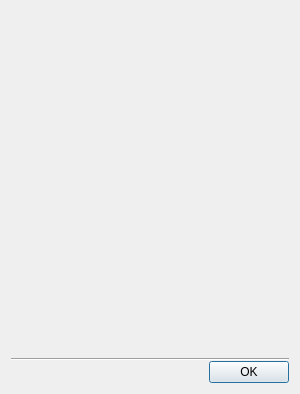
<ui version="4.0" >
 <class>AboutDialog</class>
 <widget class="QDialog" name="AboutDialog" >
  <property name="windowModality" >
   <enum>Qt::ApplicationModal</enum>
  </property>
  <property name="geometry" >
   <rect>
    <x>0</x>
    <y>0</y>
    <width>300</width>
    <height>394</height>
   </rect>
  </property>
  <property name="minimumSize" >
   <size>
    <width>300</width>
    <height>392</height>
   </size>
  </property>
  <property name="maximumSize" >
   <size>
    <width>300</width>
    <height>408</height>
   </size>
  </property>
  <property name="windowTitle" >
   <string>About Last.fm</string>
  </property>
  <property name="autoFillBackground" >
   <bool>true</bool>
  </property>
  <property name="modal" >
   <bool>true</bool>
  </property>
  <layout class="QVBoxLayout" >
   <property name="spacing" >
    <number>0</number>
   </property>
   <item>
    <spacer>
     <property name="orientation" >
      <enum>Qt::Vertical</enum>
     </property>
     <property name="sizeType" >
      <enum>QSizePolicy::Fixed</enum>
     </property>
     <property name="sizeHint" >
      <size>
       <width>20</width>
       <height>200</height>
      </size>
     </property>
    </spacer>
   </item>
   <item>
    <layout class="QHBoxLayout" >
     <property name="spacing" >
      <number>0</number>
     </property>
     <item>
      <spacer>
       <property name="orientation" >
        <enum>Qt::Horizontal</enum>
       </property>
       <property name="sizeType" >
        <enum>QSizePolicy::Fixed</enum>
       </property>
       <property name="sizeHint" >
        <size>
         <width>17</width>
         <height>20</height>
        </size>
       </property>
      </spacer>
     </item>
     <item>
      <widget class="QLabel" name="labelInfo" >
       <property name="sizePolicy" >
        <sizepolicy vsizetype="MinimumExpanding" hsizetype="Expanding" >
         <horstretch>0</horstretch>
         <verstretch>0</verstretch>
        </sizepolicy>
       </property>
       <property name="minimumSize" >
        <size>
         <width>280</width>
         <height>150</height>
        </size>
       </property>
       <property name="maximumSize" >
        <size>
         <width>16777215</width>
         <height>150</height>
        </size>
       </property>
       <property name="palette" >
        <palette>
         <active>
          <colorrole role="WindowText" >
           <brush brushstyle="SolidPattern" >
            <color alpha="255" >
             <red>153</red>
             <green>153</green>
             <blue>153</blue>
            </color>
           </brush>
          </colorrole>
          <colorrole role="Base" >
           <brush brushstyle="SolidPattern" >
            <color alpha="255" >
             <red>255</red>
             <green>255</green>
             <blue>255</blue>
            </color>
           </brush>
          </colorrole>
          <colorrole role="Window" >
           <brush brushstyle="SolidPattern" >
            <color alpha="255" >
             <red>219</red>
             <green>219</green>
             <blue>219</blue>
            </color>
           </brush>
          </colorrole>
         </active>
         <inactive>
          <colorrole role="WindowText" >
           <brush brushstyle="SolidPattern" >
            <color alpha="255" >
             <red>153</red>
             <green>153</green>
             <blue>153</blue>
            </color>
           </brush>
          </colorrole>
          <colorrole role="Base" >
           <brush brushstyle="SolidPattern" >
            <color alpha="255" >
             <red>255</red>
             <green>255</green>
             <blue>255</blue>
            </color>
           </brush>
          </colorrole>
          <colorrole role="Window" >
           <brush brushstyle="SolidPattern" >
            <color alpha="255" >
             <red>219</red>
             <green>219</green>
             <blue>219</blue>
            </color>
           </brush>
          </colorrole>
         </inactive>
         <disabled>
          <colorrole role="WindowText" >
           <brush brushstyle="SolidPattern" >
            <color alpha="255" >
             <red>127</red>
             <green>127</green>
             <blue>127</blue>
            </color>
           </brush>
          </colorrole>
          <colorrole role="Base" >
           <brush brushstyle="SolidPattern" >
            <color alpha="255" >
             <red>219</red>
             <green>219</green>
             <blue>219</blue>
            </color>
           </brush>
          </colorrole>
          <colorrole role="Window" >
           <brush brushstyle="SolidPattern" >
            <color alpha="255" >
             <red>219</red>
             <green>219</green>
             <blue>219</blue>
            </color>
           </brush>
          </colorrole>
         </disabled>
        </palette>
       </property>
       <property name="text" >
        <string/>
       </property>
       <property name="alignment" >
        <set>Qt::AlignBottom|Qt::AlignLeading|Qt::AlignLeft</set>
       </property>
       <property name="margin" >
        <number>9</number>
       </property>
      </widget>
     </item>
    </layout>
   </item>
   <item>
    <widget class="Line" name="line" >
     <property name="orientation" >
      <enum>Qt::Horizontal</enum>
     </property>
    </widget>
   </item>
   <item>
    <layout class="QHBoxLayout" >
     <property name="spacing" >
      <number>6</number>
     </property>
     <item>
      <spacer>
       <property name="orientation" >
        <enum>Qt::Horizontal</enum>
       </property>
       <property name="sizeHint" >
        <size>
         <width>40</width>
         <height>20</height>
        </size>
       </property>
      </spacer>
     </item>
     <item>
      <widget class="QPushButton" name="okButton" >
       <property name="text" >
        <string>OK</string>
       </property>
      </widget>
     </item>
    </layout>
   </item>
  </layout>
 </widget>
 <resources/>
 <connections>
  <connection>
   <sender>okButton</sender>
   <signal>clicked()</signal>
   <receiver>AboutDialog</receiver>
   <slot>accept()</slot>
   <hints>
    <hint type="sourcelabel" >
     <x>252</x>
     <y>370</y>
    </hint>
    <hint type="destinationlabel" >
     <x>101</x>
     <y>370</y>
    </hint>
   </hints>
  </connection>
 </connections>
</ui>
